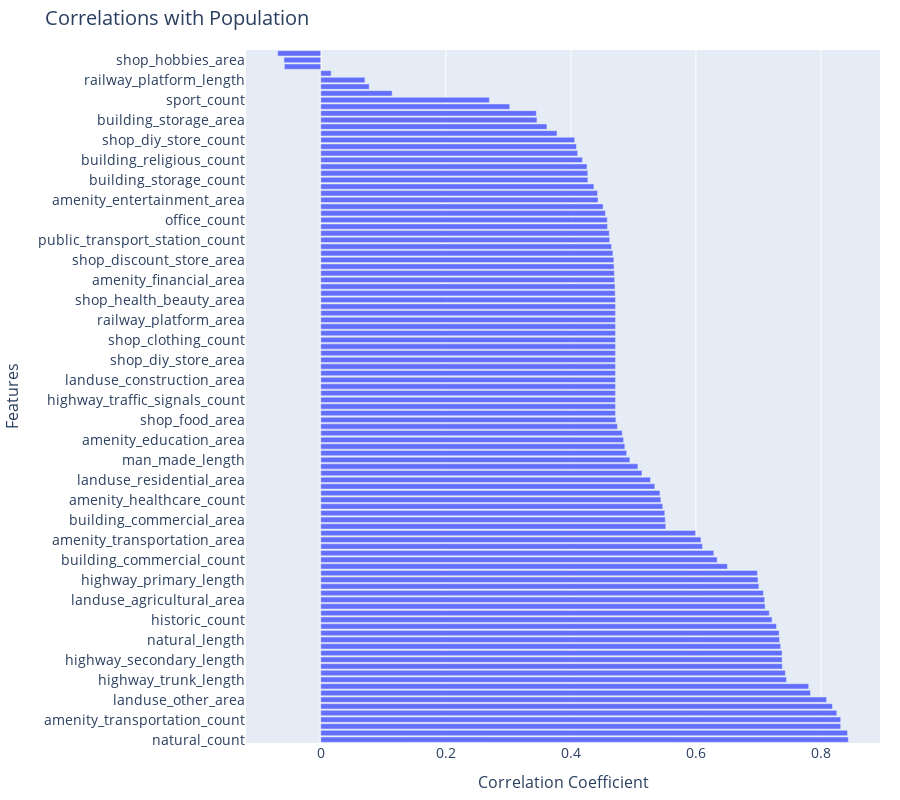

Notebook code for this chart:
### Code cell
# Create a horizontal bar plot with Plotly
fig = px.bar(
    correlations_df,
    x="Correlation",
    y="Feature",
    orientation="h",
    title="Correlations with Population",
    labels={"Correlation": "Correlation Coefficient", "Feature": "Features"},
    height=800  # Adjust height for better scrolling
)

# Enable scrolling by limiting the height of the plot
fig.update_layout(
    yaxis=dict(
        automargin=True,
        title_font=dict(size=16),
        tickfont=dict(size=14),
    ),
    xaxis=dict(
        title_font=dict(size=16),
        tickfont=dict(size=14),
    ),
    title=dict(font=dict(size=20)),
    margin=dict(l=100, r=20, t=50, b=50),
)

# Show the interactive plot
fig.show()

### Figure 1 — Plotly figure (JSON) as saved in the notebook; plotly's stock layout.template omitted (floating-point values rounded to 4 significant figures)
{"data": [{"hovertemplate": "Correlation Coefficient=%{x}<br>Features=%{y}<extra></extra>", "legendgroup": "", "marker": {"color": "#636efa", "pattern": {"shape": ""}}, "name": "", "orientation": "h", "showlegend": false, "textposition": "auto", "type": "bar", "x": [0.8436, 0.8424, 0.8315, 0.8315, 0.8252, 0.8183, 0.8089, 0.7832, 0.7803, 0.7447, 0.743, 0.7382, 0.7378, 0.7377, 0.7355, 0.7337, 0.7329, 0.7287, 0.7217, 0.7172, 0.7106, 0.71, 0.7079, 0.7006, 0.6993, 0.6982, 0.6503, 0.6339, 0.6285, 0.6104, 0.608, 0.5994, 0.5518, 0.5509, 0.5502, 0.5469, 0.5439, 0.5424, 0.5342, 0.5273, 0.5137, 0.5072, 0.4943, 0.4892, 0.4862, 0.4842, 0.4821, 0.4745, 0.472, 0.4714, 0.4714, 0.4714, 0.4714, 0.4714, 0.4714, 0.4714, 0.4714, 0.4714, 0.4714, 0.4714, 0.4714, 0.4714, 0.4714, 0.4714, 0.4714, 0.4714, 0.4714, 0.4709, 0.4705, 0.4701, 0.4695, 0.469, 0.4687, 0.4672, 0.465, 0.462, 0.4614, 0.4585, 0.4582, 0.4553, 0.4515, 0.4434, 0.4426, 0.4368, 0.4272, 0.4271, 0.4258, 0.4185, 0.4108, 0.4089, 0.4061, 0.3778, 0.3617, 0.3459, 0.3447, 0.3022, 0.2696, 0.1142, 0.07746, 0.07065, 0.0166, -0.05821, -0.05885, -0.06886], "xaxis": "x", "y": ["natural_count", "highway_residential_length", "amenity_sustenance_area", "amenity_transportation_count", "tourism_count", "highway_service_length", "landuse_other_area", "amenity_other_count", "power_count", "highway_trunk_length", "man_made_count", "leisure_area", "highway_secondary_length", "leisure_count", "highway_footway_length", "natural_length", "highway_tertiary_length", "railway_abandoned_length", "historic_count", "landuse_industrial_area", "natural_area", "landuse_agricultural_area", "historic_area", "military_area", "highway_primary_length", "man_made_area", "building_cars_area", "building_commercial_count", "building_power_count", "shop_outdoors_count", "amenity_transportation_area", "building_other_count", "amenity_sustenance_count", "building_commercial_area", "amenity_other_area", "building_other_area", "amenity_healthcare_count", "shop_other_count", "shop_outdoors_area", "landuse_residential_area", "building_power_area", "building_accommodation_count", "man_made_length", "highway_cycleway_length", "building_accommodation_area", "amenity_education_area", "office_area", "highway_crossing_count", "shop_food_area", "railway_tram_length", "highway_bus_stop_count", "highway_traffic_signals_count", "railway_platform_count", "craft_area", "landuse_construction_area", "railway_tram_stop_count", "highway_street_lamp_count", "shop_diy_store_area", "shop_health_beauty_count", "shop_electronics_area", "shop_clothing_count", "shop_discount_store_count", "shop_hobbies_count", "railway_platform_area", "craft_count", "public_transport_station_area", "shop_health_beauty_area", "shop_other_area", "shop_clothing_area", "amenity_financial_area", "shop_general_store_area", "building_cars_count", "shop_discount_store_area", "building_civic_area", "emergency_count", "public_transport_station_count", "amenity_healthcare_area", "building_agricultural_area", "office_count", "building_civic_count", "shop_stationery_area", "amenity_entertainment_area", "building_religious_area", "building_agricultural_count", "building_storage_count", "amenity_entertainment_count", "sport_area", "building_religious_count", "amenity_financial_count", "shop_food_count", "shop_diy_store_count", "power_area", "shop_electronics_count", "building_storage_area", "shop_stationery_count", "tourism_area", "sport_count", "landuse_commercial_area", "amenity_education_count", "railway_platform_length", "emergency_area", "railway_station_count", "shop_hobbies_area", "shop_general_store_count"], "yaxis": "y"}], "layout": {"barmode": "relative", "height": 800, "legend": {"tracegroupgap": 0}, "margin": {"b": 50, "l": 100, "r": 20, "t": 50}, "title": {"font": {"size": 20}, "text": "Correlations with Population"}, "xaxis": {"anchor": "y", "domain": [0, 1], "tickfont": {"size": 14}, "title": {"font": {"size": 16}, "text": "Correlation Coefficient"}}, "yaxis": {"anchor": "x", "automargin": true, "domain": [0, 1], "tickfont": {"size": 14}, "title": {"font": {"size": 16}, "text": "Features"}}}}
